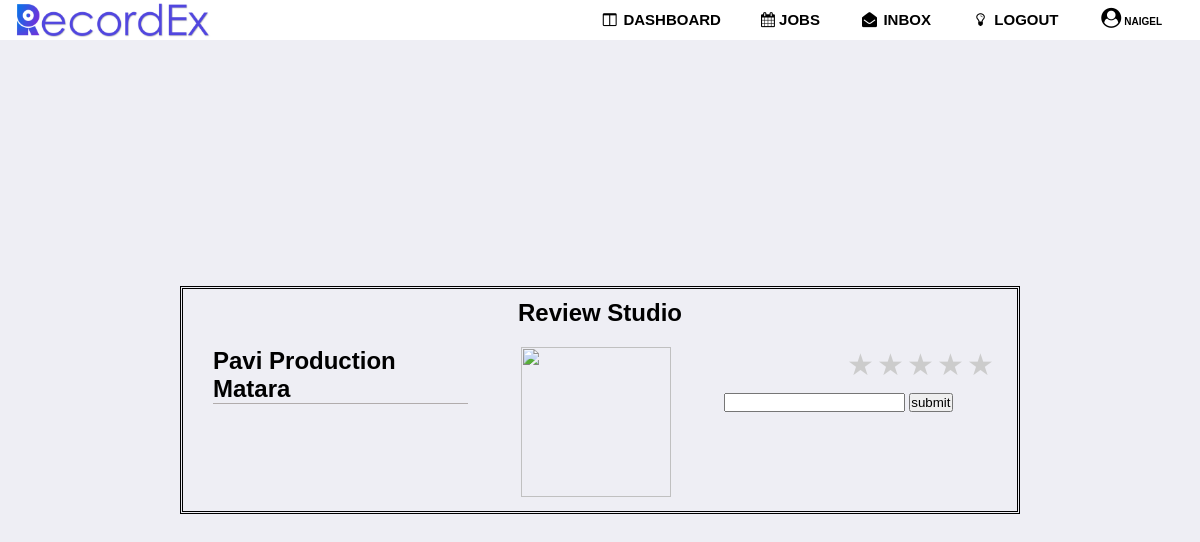
Page /view/customer/studio_rate.php?studio_id=52 (signed in) on the committed database.
### tables this page shows
CREATE TABLE `customer` (
  `c_id` int(6) NOT NULL,
  `first_name` varchar(60) NOT NULL,
  `last_name` varchar(60) NOT NULL,
  `email` varchar(60) NOT NULL,
  `tele_no` int(10) NOT NULL,
  `password` varchar(60) NOT NULL,
  `email_verified` tinyint(1) NOT NULL DEFAULT 0,
  `blocked` int(1) NOT NULL DEFAULT 0,
  `image` varchar(500) NOT NULL,
  `status` varchar(10) NOT NULL DEFAULT 'Active now'
);

CREATE TABLE `studio` (
  `studio_id` int(5) NOT NULL,
  `studio_name` varchar(100) NOT NULL,
  `s_address_line1` varchar(100) NOT NULL,
  `s_address_line2` varchar(100) NOT NULL,
  `s_city` varchar(100) NOT NULL,
  `distric` varchar(100) NOT NULL,
  `postalcode` varchar(100) NOT NULL,
  `s_email` varchar(100) NOT NULL,
  `password` varchar(200) NOT NULL,
  `s_tele_no` int(20) NOT NULL,
  `paypal` varchar(100) NOT NULL,
  `owner_id` int(100) NOT NULL,
  `profile` varchar(500) NOT NULL,
  `cover` varchar(500) NOT NULL,
  `description` text NOT NULL,
  `latitude` varchar(50) NOT NULL,
  `longitude` varchar(50) NOT NULL,
  `verified` tinyint(4) NOT NULL DEFAULT 0,
  `email_verified` tinyint(1) NOT NULL DEFAULT 0,
  `owner_verified` tinyint(1) NOT NULL DEFAULT 0,
  `blocked` int(1) NOT NULL DEFAULT 0,
  `status` varchar(10) NOT NULL DEFAULT 'Active now'
);

### view/customer/studio_rate.php (the view, shortened to what this page needs)
<?php
require_once('../../inc/connection.php');
?>
<!DOCTYPE html>
<html lang="en">
<head>
    <link rel="stylesheet" type="text/css" href="../../css/customer/rate.css">
</head>
<body>
<?php require_once('../../inc/cust_dash_navbar.php');?>
    <div class="row">
        <div class="container">
            <h2><center>Review Studio</center></h2>
            <div id="details">
                <div id="col1">
                    <?php
                        if(isset($_GET['studio_id']) ){
                            $studio_id=$_GET['studio_id'];
                            $query="SELECT * from studio WHERE studio_id=$studio_id";
                            $result_set=mysqli_query($connection,$query);
                            $row=mysqli_fetch_assoc($result_set);
                        }
                        else{
                            echo "no";
                        }
                         echo "<h2>$row[studio_name]<br>$row[distric]</h2>";
                    ?>
                </div>
                <div id="col2">
                    <?php
                         echo "<img src='../../img/studio/$row[profile]' height='150' width='150'>";
                    ?>
                </div>
            </div>
                <form action="../../controller/customer/rate_controller.php?studio_id=<?php echo $studio_id?>" method="post"  class="">
                    <div class="rate">
                            <label for="star5" title="text">5 stars</label>
                            <label for="star4" title="text">4 stars</label>
                            <label for="star3" title="text">3 stars</label>
                            <label for="star2" title="text">2 stars</label>
                            <label for="star1" title="text">1 star</label>
                    </div>
                    <input type="text" name="comment">
                    <input type="submit" value="submit" name="submit">
                </form>
        </div>
    </div>
</body>
</html>

### inc/cust_dash_navbar.php (shortened to what this page needs)
<?php  require_once('connection.php');?>
<head>
  <link rel="stylesheet" href="https://cdnjs.cloudflare.com/ajax/libs/font-awesome/4.7.0/css/font-awesome.min.css">
  </head>
    <?php
    $user_name="User";
    if(isset($_SESSION['username']) && isset($_SESSION['user_id'])){
              $user_name=$_SESSION['username'];
              $user_id=$_SESSION['user_id'];
    }
    $query="SELECT * FROM customer WHERE c_id = $user_id";
		$result_set=mysqli_query($connection,$query);
		if($result_set){
         $record =mysqli_fetch_assoc($result_set);
         $user_name=$record['first_name'];
		}
    ?>
    <nav>
      <a class="logo" href="../customer/cust_dash.php"><img src="../../inc/logo3.png"></a>
      <ul>
        <?php $filename=basename($_SERVER['PHP_SELF'])?>
        <li><a href="../customer/cust_dash.php"  <?php if($filename=='cust_dash.php') echo "class=active"?>><i class="fa fa-fw fa-columns"></i> Dashboard</a></li>
        <li><a href="../customer/pendings.php"  <?php if($filename=='pendings.php') echo "class=active"?>><i class="fa fa-calendar"></i> Jobs</a></li>
        <li><a href="../../view/customer/cust_inbox.php" <?php if($filename=='cust_inbox.php') echo "class=active"?>><i class="fa fa-fw fa-envelope-open"></i> Inbox</a></li>
        <li><a href="../../controller/logout.php"><i class="fa fa-fw fa-lightbulb-o"></i> Logout</a></li>
        <li><a style='font-size:10px;' id="user" title="<?php echo $user_name;?>" href="../../view/customer/cust_profile.php" <?php if($filename=='cust_profile.php') echo "class=active"?>><i style='font-size:20px;' class="fa fa-fw fa-user-circle"></i><?php echo $user_name;?></a></li>
      </ul>
    </nav>

### css/customer/rate.css (style rules this page uses)
* { margin: 0; padding: 0; box-sizing: border-box; }
body { background: rgba(223, 223, 235, 0.5); }
.row { padding-top: 40px; }
.container { font-family: sans-serif; position: absolute; top: 50%; left: 50%; transform: translate(-50%,-50%); width: 70%; border: 3px double black; padding: 10px; }
.container #details { margin: 20px; }
#details #col1, #details #col2, #details #col3 { float: left; }
#details #col1 { width: 33%; border-bottom: 1px solid rgb(177, 172, 172); }
#details #col2 { text-align: center; width: 33%; }
.rate { float:inherit; height: 46px; padding: 0 10px; }
.rate:not(:checked) > label { float:right; width:1em; overflow:hidden; white-space:nowrap; cursor:pointer; font-size:30px; color:#ccc; }
.rate:not(:checked) > label:before { content: '★ '; }

### inc/cust_dash_navbar.php (style rules this page uses)
* { padding: 0; margin: 0; text-decoration: none; list-style: none; box-sizing: border-box; }
nav { background-color: white; height: 40px; width: 100%; position:fixed; overflow: hidden; z-index:1; }
nav ul { float: right; margin-right: 20px; }
nav ul li { display: inline-block; line-height: 40px; margin: 0 5px; }
nav ul li a { font-family: sans-serif; color:black; font-size: 15px; padding: 12px 13px; text-transform: uppercase; font-weight: bold; }
#user { font-style: ; text-transform: uppercase; font-size: 1.4em; }
a.logo { line-height: 40px; padding-left: 15px; }
a.logo img { height: 40px; }

### rows in the picture
customer: first_name "NAIGEL"
studio: studio_name "Pavi Production", distric "Matara"
